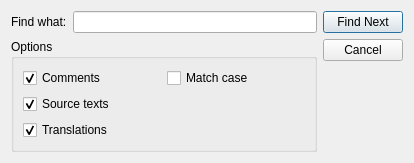
<ui version="4.0" >
 <author></author>
 <comment>*********************************************************************
**
** Copyright (C) 1992-2007 Trolltech ASA. All rights reserved.
**
** This file is part of the Qt Linguist of the Qt Toolkit.
**
** This file may be used under the terms of the GNU General Public
** License version 2.0 as published by the Free Software Foundation
** and appearing in the file LICENSE.GPL included in the packaging of
** this file.  Please review the following information to ensure GNU
** General Public Licensing requirements will be met:
** http://trolltech.com/products/qt/licenses/licensing/opensource/
**
** If you are unsure which license is appropriate for your use, please
** review the following information:
** http://trolltech.com/products/qt/licenses/licensing/licensingoverview
** or contact the sales department at sales@trolltech.com.
**
** In addition, as a special exception, Trolltech gives you certain
** additional rights. These rights are described in the Trolltech GPL
** Exception version 1.0, which can be found at
** http://www.trolltech.com/products/qt/gplexception/ and in the file
** GPL_EXCEPTION.txt in this package.
**
** In addition, as a special exception, Trolltech, as the sole copyright
** holder for Qt Designer, grants users of the Qt/Eclipse Integration
** plug-in the right for the Qt/Eclipse Integration to link to
** functionality provided by Qt Designer and its related libraries.
**
** Trolltech reserves all rights not expressly granted herein.
** 
** Trolltech ASA (c) 2007
**
** This file is provided AS IS with NO WARRANTY OF ANY KIND, INCLUDING THE
** WARRANTY OF DESIGN, MERCHANTABILITY AND FITNESS FOR A PARTICULAR PURPOSE.
**
*********************************************************************</comment>
 <exportmacro></exportmacro>
 <class>FindDialog</class>
 <widget class="QDialog" name="FindDialog" >
  <property name="geometry" >
   <rect>
    <x>0</x>
    <y>0</y>
    <width>414</width>
    <height>139</height>
   </rect>
  </property>
  <property name="sizePolicy" >
   <sizepolicy>
    <hsizetype>5</hsizetype>
    <vsizetype>4</vsizetype>
    <horstretch>0</horstretch>
    <verstretch>0</verstretch>
   </sizepolicy>
  </property>
  <property name="windowTitle" >
   <string>Qt Linguist</string>
  </property>
  <property name="whatsThis" >
   <string>This window allows you to search for some text in the translation source file.</string>
  </property>
  <layout class="QHBoxLayout" >
   <property name="margin" >
    <number>11</number>
   </property>
   <property name="spacing" >
    <number>6</number>
   </property>
   <item>
    <layout class="QVBoxLayout" >
     <property name="margin" >
      <number>0</number>
     </property>
     <property name="spacing" >
      <number>6</number>
     </property>
     <item>
      <layout class="QHBoxLayout" >
       <property name="margin" >
        <number>0</number>
       </property>
       <property name="spacing" >
        <number>6</number>
       </property>
       <item>
        <widget class="QLabel" name="findWhat" >
         <property name="text" >
          <string>Find what:</string>
         </property>
         <property name="buddy" >
          <cstring>led</cstring>
         </property>
        </widget>
       </item>
       <item>
        <widget class="QLineEdit" name="led" >
         <property name="whatsThis" >
          <string>Type in the text to search for.</string>
         </property>
        </widget>
       </item>
      </layout>
     </item>
     <item>
      <widget class="QGroupBox" name="groupBox" >
       <property name="title" >
        <string>Options</string>
       </property>
       <layout class="QGridLayout" >
        <property name="margin" >
         <number>9</number>
        </property>
        <property name="spacing" >
         <number>6</number>
        </property>
        <item row="1" column="0" >
         <widget class="QCheckBox" name="sourceText" >
          <property name="whatsThis" >
           <string>Source texts are searched when checked.</string>
          </property>
          <property name="text" >
           <string>Source texts</string>
          </property>
          <property name="checked" >
           <bool>true</bool>
          </property>
         </widget>
        </item>
        <item row="2" column="0" >
         <widget class="QCheckBox" name="translations" >
          <property name="whatsThis" >
           <string>Translations are searched when checked.</string>
          </property>
          <property name="text" >
           <string>Translations</string>
          </property>
          <property name="checked" >
           <bool>true</bool>
          </property>
         </widget>
        </item>
        <item row="0" column="1" >
         <widget class="QCheckBox" name="matchCase" >
          <property name="whatsThis" >
           <string>Texts such as 'TeX' and 'tex' are considered as different when checked.</string>
          </property>
          <property name="text" >
           <string>Match case</string>
          </property>
         </widget>
        </item>
        <item row="0" column="0" >
         <widget class="QCheckBox" name="comments" >
          <property name="whatsThis" >
           <string>Comments and contexts are searched when checked.</string>
          </property>
          <property name="text" >
           <string>Comments</string>
          </property>
          <property name="checked" >
           <bool>true</bool>
          </property>
         </widget>
        </item>
       </layout>
      </widget>
     </item>
    </layout>
   </item>
   <item>
    <layout class="QVBoxLayout" >
     <property name="margin" >
      <number>0</number>
     </property>
     <property name="spacing" >
      <number>6</number>
     </property>
     <item>
      <widget class="QPushButton" name="findNxt" >
       <property name="whatsThis" >
        <string>Click here to find the next occurrence of the text you typed in.</string>
       </property>
       <property name="text" >
        <string>Find Next</string>
       </property>
       <property name="default" >
        <bool>true</bool>
       </property>
       <property name="flat" >
        <bool>false</bool>
       </property>
      </widget>
     </item>
     <item>
      <widget class="QPushButton" name="cancel" >
       <property name="whatsThis" >
        <string>Click here to close this window.</string>
       </property>
       <property name="text" >
        <string>Cancel</string>
       </property>
      </widget>
     </item>
     <item>
      <spacer>
       <property name="orientation" >
        <enum>Qt::Vertical</enum>
       </property>
       <property name="sizeType" >
        <enum>QSizePolicy::Expanding</enum>
       </property>
       <property name="sizeHint" >
        <size>
         <width>20</width>
         <height>51</height>
        </size>
       </property>
      </spacer>
     </item>
    </layout>
   </item>
  </layout>
 </widget>
 <layoutdefault spacing="6" margin="11" />
 <pixmapfunction></pixmapfunction>
 <tabstops>
  <tabstop>led</tabstop>
  <tabstop>findNxt</tabstop>
  <tabstop>cancel</tabstop>
  <tabstop>comments</tabstop>
  <tabstop>sourceText</tabstop>
  <tabstop>translations</tabstop>
  <tabstop>matchCase</tabstop>
 </tabstops>
 <resources/>
 <connections>
  <connection>
   <sender>cancel</sender>
   <signal>clicked()</signal>
   <receiver>FindDialog</receiver>
   <slot>reject()</slot>
   <hints>
    <hint type="sourcelabel" >
     <x>372</x>
     <y>58</y>
    </hint>
    <hint type="destinationlabel" >
     <x>373</x>
     <y>109</y>
    </hint>
   </hints>
  </connection>
 </connections>
</ui>
